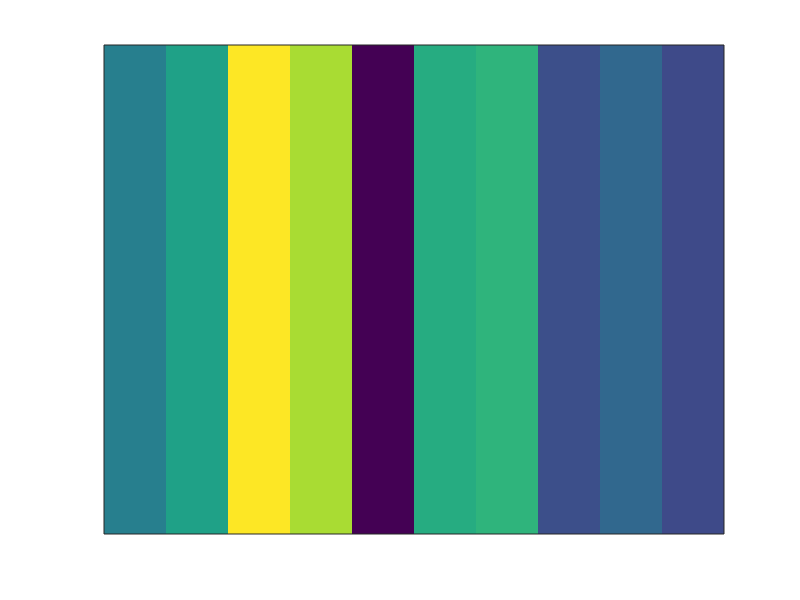

MATLAB code to generate this figure: (Note: this script raises an error after producing the figure.)
%% 

for i = 1:10
f = figure(1)
imagesc(rand(1,10))
xticks([])
yticks([])
f.CurrentAxes.LineWidth = .1

ofn = sprintf('/Users/aidasaglinskas/Desktop/TN-PS-fMRI-NamesFaces/Paper Figures/%d.pdf',i)
exportgraphics(f, ofn);

end
%%

load('/Users/aidasaglinskas/Desktop/TN-PS-fMRI-NamesFaces/Code/aBeta_May2021.mat')



t_ord = [1 5 7 8 3 4 2 9 6 10];
r_ord = [15    16    19    20    21     7     8    17    18     9    10    11    12    13    14]
wmat = aBeta.wmat(:,t_ord,r_ord);

%temp = {'OFA-L' 'OFA-R' 'FFA-L' 'FFA-R' 'pSTS-L' 'pSTS-R' 'IFG-L' 'IFG-R' 'OFC-L' 'OFC-R' 'ATFP-L' 'ATFP-R' 'AMY-L' 'AMY-R' 'ATL-L' 'ATL-R' 'AG-L' 'AG-R' 'PREC' 'dmPFC' 'vmPFC'}
%temp = {'ATL-L' 'ATL-R' 'PREC'  'dmPFC' 'vmPFC' 'IFG-L' 'IFG-R'  'AG-L' 'AG-R' 'OFC-L' 'OFC-R' 'ATFP-L' 'ATFP-R' 'AMY-L' 'AMY-R'}
%cellfun(@(x) find(strcmp(aBeta.r_lbls,x)),temp)

tcmat = zeros(21,10,10);
rcmat = zeros(21,15,15);
for s = 1:21
rcmat(s,:,:) = corr(squeeze(wmat(s,:,:)));
tcmat(s,:,:) = corr(squeeze(wmat(s,:,:))');
end


mrcmat = squeeze(mean(rcmat,1))
mtcmat = squeeze(mean(tcmat,1))

%%

f = figure(1)
imagesc(mrcmat,[-.2 .5])
xticks([])
yticks([])
f.CurrentAxes.LineWidth = 3
ofn = '/Users/aidasaglinskas/Desktop/TN-PS-fMRI-NamesFaces/Paper Figures/rcmat.pdf'
exportgraphics(f, ofn);

f = figure(1)
imagesc(mtcmat,[.1 .6])
xticks([])
yticks([])
f.CurrentAxes.LineWidth = 3
ofn = '/Users/aidasaglinskas/Desktop/TN-PS-fMRI-NamesFaces/Paper Figures/tcmat.pdf'
exportgraphics(f, ofn);
%imagesc(mtcmat,[.1 .6])
%%

f = figure(1)
Y = 1-get_triu(mrcmat)
Z = linkage(Y,'ward')
d = dendrogram(Z)

for i = 1:length(d)
d(i).LineWidth = 5
d(i).Color = [0 0 0]
end

f.Color = [1 1 1]
xticks([])
yticks([])
f.CurrentAxes.LineWidth = 5

ofn = '/Users/aidasaglinskas/Desktop/TN-PS-fMRI-NamesFaces/Paper Figures/rdend.pdf'
exportgraphics(f, ofn);

%%
f = figure(1)
Y = 1-get_triu(mtcmat)
Z = linkage(Y,'ward')
d = dendrogram(Z)

for i = 1:length(d)
d(i).LineWidth = 5
d(i).Color = [0 0 0]
end

f.Color = [1 1 1]
xticks([])
yticks([])
f.CurrentAxes.LineWidth = 5

ofn = '/Users/aidasaglinskas/Desktop/TN-PS-fMRI-NamesFaces/Paper Figures/tdend.pdf'
exportgraphics(f, ofn);





